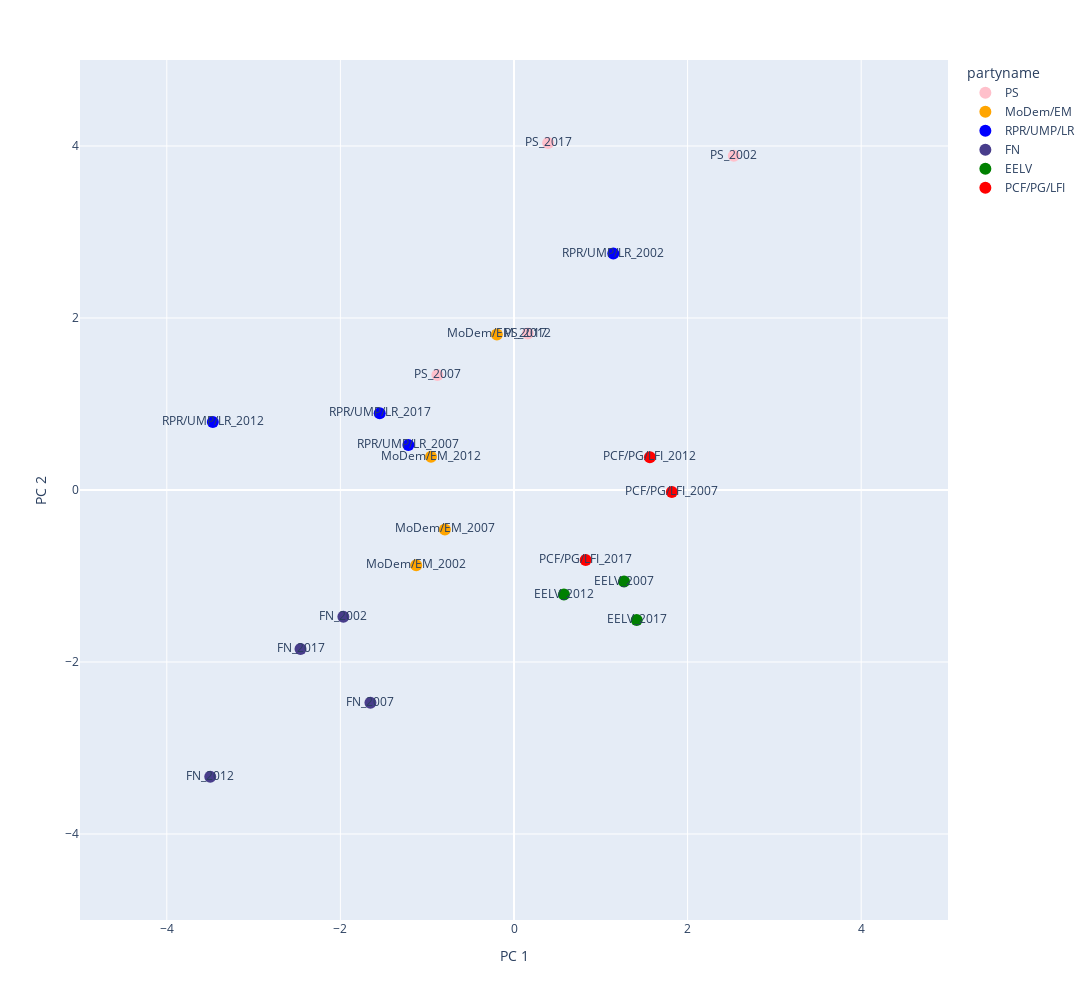

The notebook cell this image was saved under:
### Code cell
fig = px.scatter(pca_manifesto, x=0, y=1, color='partyname', text='name_year', 
                 color_discrete_map=dict_color,
                 labels={"0":"PC 1", "1":"PC 2"},
                 range_x=[-5,5], range_y=[-5,5],
                 height=1000, width=1200)

#add_correlation_circle(fig, coeffs=comp, texts=topics['topic_name'], normalization=True, add_circle=True)
fig.update_traces(marker=dict(size=12))

### Figure 1 — Plotly figure (JSON) as saved in the notebook; plotly's stock layout.template omitted (floating-point values rounded to 4 significant figures)
{"data": [{"hovertemplate": "partyname=PS<br>PC 1=%{x}<br>PC 2=%{y}<br>name_year=%{text}<extra></extra>", "legendgroup": "PS", "marker": {"color": "pink", "size": 12, "symbol": "circle"}, "mode": "markers+text", "name": "PS", "orientation": "v", "showlegend": true, "text": ["PS_2002", "PS_2007", "PS_2012", "PS_2017"], "type": "scatter", "x": [2.533, -0.8828, 0.159, 0.3931], "xaxis": "x", "y": [3.887, 1.337, 1.82, 4.034], "yaxis": "y"}, {"hovertemplate": "partyname=MoDem/EM<br>PC 1=%{x}<br>PC 2=%{y}<br>name_year=%{text}<extra></extra>", "legendgroup": "MoDem/EM", "marker": {"color": "orange", "size": 12, "symbol": "circle"}, "mode": "markers+text", "name": "MoDem/EM", "orientation": "v", "showlegend": true, "text": ["MoDem/EM_2002", "MoDem/EM_2007", "MoDem/EM_2012", "MoDem/EM_2017"], "type": "scatter", "x": [-1.127, -0.796, -0.9559, -0.1972], "xaxis": "x", "y": [-0.8739, -0.4581, 0.3867, 1.809], "yaxis": "y"}, {"hovertemplate": "partyname=RPR/UMP/LR<br>PC 1=%{x}<br>PC 2=%{y}<br>name_year=%{text}<extra></extra>", "legendgroup": "RPR/UMP/LR", "marker": {"color": "blue", "size": 12, "symbol": "circle"}, "mode": "markers+text", "name": "RPR/UMP/LR", "orientation": "v", "showlegend": true, "text": ["RPR/UMP/LR_2002", "RPR/UMP/LR_2007", "RPR/UMP/LR_2012", "RPR/UMP/LR_2017"], "type": "scatter", "x": [1.144, -1.217, -3.47, -1.547], "xaxis": "x", "y": [2.749, 0.5242, 0.7916, 0.8928], "yaxis": "y"}, {"hovertemplate": "partyname=FN<br>PC 1=%{x}<br>PC 2=%{y}<br>name_year=%{text}<extra></extra>", "legendgroup": "FN", "marker": {"color": "darkslateblue", "size": 12, "symbol": "circle"}, "mode": "markers+text", "name": "FN", "orientation": "v", "showlegend": true, "text": ["FN_2002", "FN_2007", "FN_2012", "FN_2017"], "type": "scatter", "x": [-1.966, -1.654, -3.5, -2.459], "xaxis": "x", "y": [-1.474, -2.474, -3.334, -1.848], "yaxis": "y"}, {"hovertemplate": "partyname=EELV<br>PC 1=%{x}<br>PC 2=%{y}<br>name_year=%{text}<extra></extra>", "legendgroup": "EELV", "marker": {"color": "green", "size": 12, "symbol": "circle"}, "mode": "markers+text", "name": "EELV", "orientation": "v", "showlegend": true, "text": ["EELV_2007", "EELV_2012", "EELV_2017"], "type": "scatter", "x": [1.268, 0.5755, 1.413], "xaxis": "x", "y": [-1.065, -1.216, -1.511], "yaxis": "y"}, {"hovertemplate": "partyname=PCF/PG/LFI<br>PC 1=%{x}<br>PC 2=%{y}<br>name_year=%{text}<extra></extra>", "legendgroup": "PCF/PG/LFI", "marker": {"color": "red", "size": 12, "symbol": "circle"}, "mode": "markers+text", "name": "PCF/PG/LFI", "orientation": "v", "showlegend": true, "text": ["PCF/PG/LFI_2007", "PCF/PG/LFI_2012", "PCF/PG/LFI_2017"], "type": "scatter", "x": [1.819, 1.566, 0.8259], "xaxis": "x", "y": [-0.02437, 0.3806, -0.8132], "yaxis": "y"}], "layout": {"height": 1000, "legend": {"title": {"text": "partyname"}, "tracegroupgap": 0}, "margin": {"t": 60}, "width": 1200, "xaxis": {"anchor": "y", "domain": [0, 1], "range": [-5, 5], "title": {"text": "PC 1"}}, "yaxis": {"anchor": "x", "domain": [0, 1], "range": [-5, 5], "title": {"text": "PC 2"}}}}
